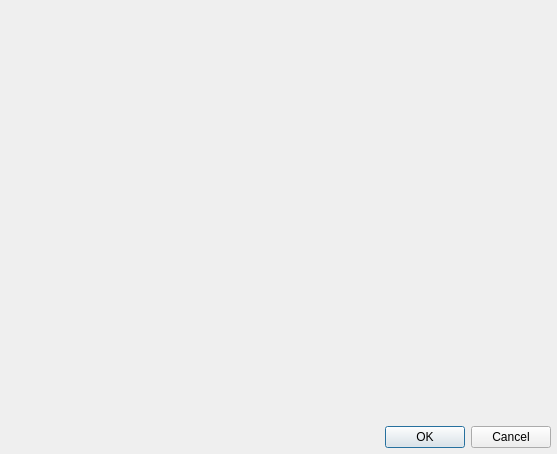
<?xml version="1.0" encoding="UTF-8"?>
<ui version="4.0">
 <class>PreviewEntryAttachmentsDialog</class>
 <widget class="QDialog" name="PreviewEntryAttachmentsDialog">
  <property name="geometry">
   <rect>
    <x>0</x>
    <y>0</y>
    <width>557</width>
    <height>454</height>
   </rect>
  </property>
  <property name="windowTitle">
   <string>Form</string>
  </property>
  <layout class="QVBoxLayout" name="verticalLayout" stretch="1,0">
   <property name="leftMargin">
    <number>6</number>
   </property>
   <property name="topMargin">
    <number>6</number>
   </property>
   <property name="rightMargin">
    <number>6</number>
   </property>
   <property name="bottomMargin">
    <number>6</number>
   </property>
   <item>
    <widget class="AttachmentWidget" name="attachmentWidget" native="true">
     <property name="sizePolicy">
      <sizepolicy hsizetype="Expanding" vsizetype="Expanding">
       <horstretch>0</horstretch>
       <verstretch>0</verstretch>
      </sizepolicy>
     </property>
    </widget>
   </item>
   <item>
    <widget class="VaultDialogButtonBox" name="dialogButtons">
     <property name="standardButtons">
      <set>QDialogButtonBox::Cancel|QDialogButtonBox::Ok</set>
     </property>
    </widget>
   </item>
  </layout>
 </widget>
 <customwidgets>
  <customwidget>
   <class>AttachmentWidget</class>
   <extends>QWidget</extends>
   <header location="global">gui/entry/attachments/AttachmentWidget.h</header>
   <container>1</container>
  </customwidget>
  <customwidget>
   <class>VaultDialogButtonBox</class>
   <extends>QDialogButtonBox</extends>
   <header>gui/vault/VaultControls.h</header>
  </customwidget>
 </customwidgets>
 <resources/>
 <connections/>
</ui>
